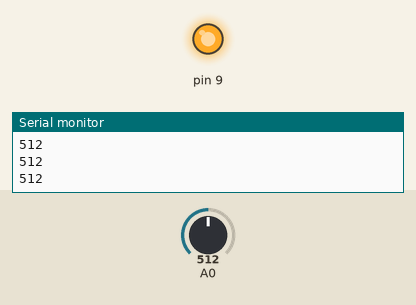
Bench run of a sketch on a simulated Arduino Uno, built with avr-gcc and run on an emulated ATmega328P. Shown: output pins drawn as LEDs (lit = HIGH), the last lines printed to the serial monitor. Inputs (shaded band) come from the test bench; at power-on: A0 = 512.

Above: at 1.2 s.
1.3 s: A0 set to 122
At 2.4 s:
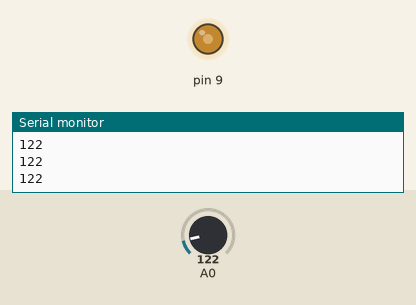
2.8 s: A0 set to 0
At 3.6 s:
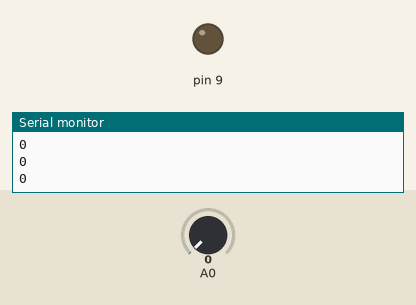
4.3 s: A0 set to 306
At 4.8 s:
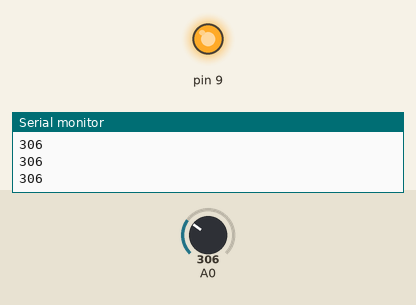
Timing chart, 0 to 7.3 s (numbered marks = the images above; inputs shaded):
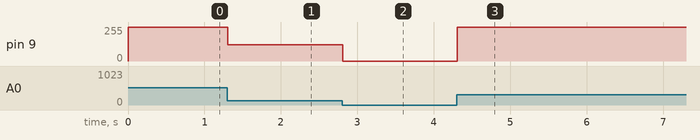

Measured:
- after the input at 1.3 s, pin 9: 255/255 → 122/255 at once
- after the input at 2.8 s, pin 9: 122/255 → 0/255 at once
- after the input at 4.3 s, pin 9: 0/255 → 255/255 at once

The sketch:

9_Led_photoresistor_UNO.ino
```cpp
void setup() {
  Serial.begin(9600);
  pinMode(A0, INPUT);
  pinMode(9, OUTPUT);
}

void loop() {
  int sensor = analogRead(A0);
  Serial.println(sensor);
  analogWrite(9, sensor);
}
```
